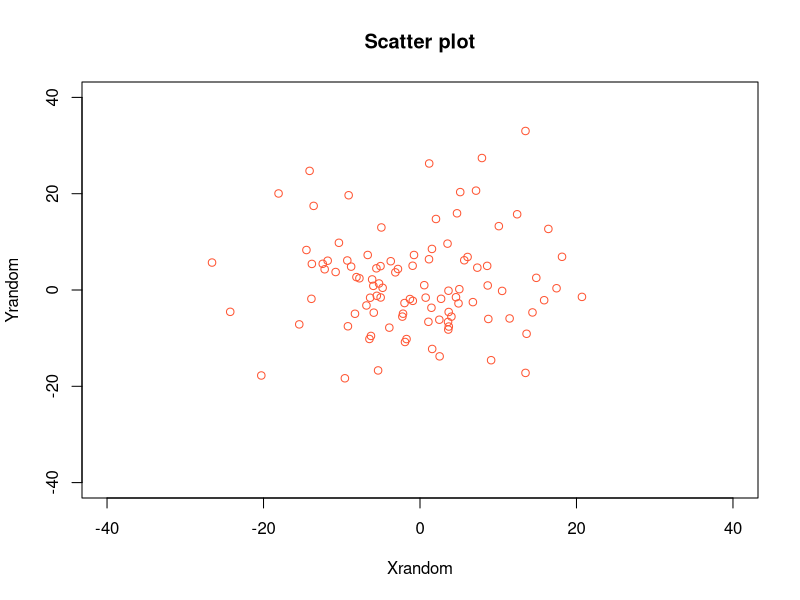

The R source for this figure:
# Generate 1000 random numbers from unit gaussian distribution
Xrandom = 10*rnorm(100)

# Generate 1000 numbers from unit Gaussian
Yrandom = 10*rnorm(100)

# plot the scatter plot. We choose color in Hexadecimal system
plot(Xrandom, Yrandom, col="#FF5533", main="Scatter plot", xlim=c(-40,40), ylim=c(-40,40))



data <- data.frame(Xrandom, Yrandom)
data=as.matrix(data)

n = dim(data)[1]
d = dim(data)[2]
## calculate Euclidean distance
Distance <- function(X, c) {
  dists = apply(X, 1, function(point)
    sapply(1:nrow(c), function(dim)
      dist(rbind(point, c[dim, ]))))
  return(t(dists))
}


dist_matrix = Distance(data,data)

clusters = matrix(0, nrow = n, ncol = 1)
clust = 1
for (i in 1:n){
  clusters[i] = clust
  clust = clust + 1
}


